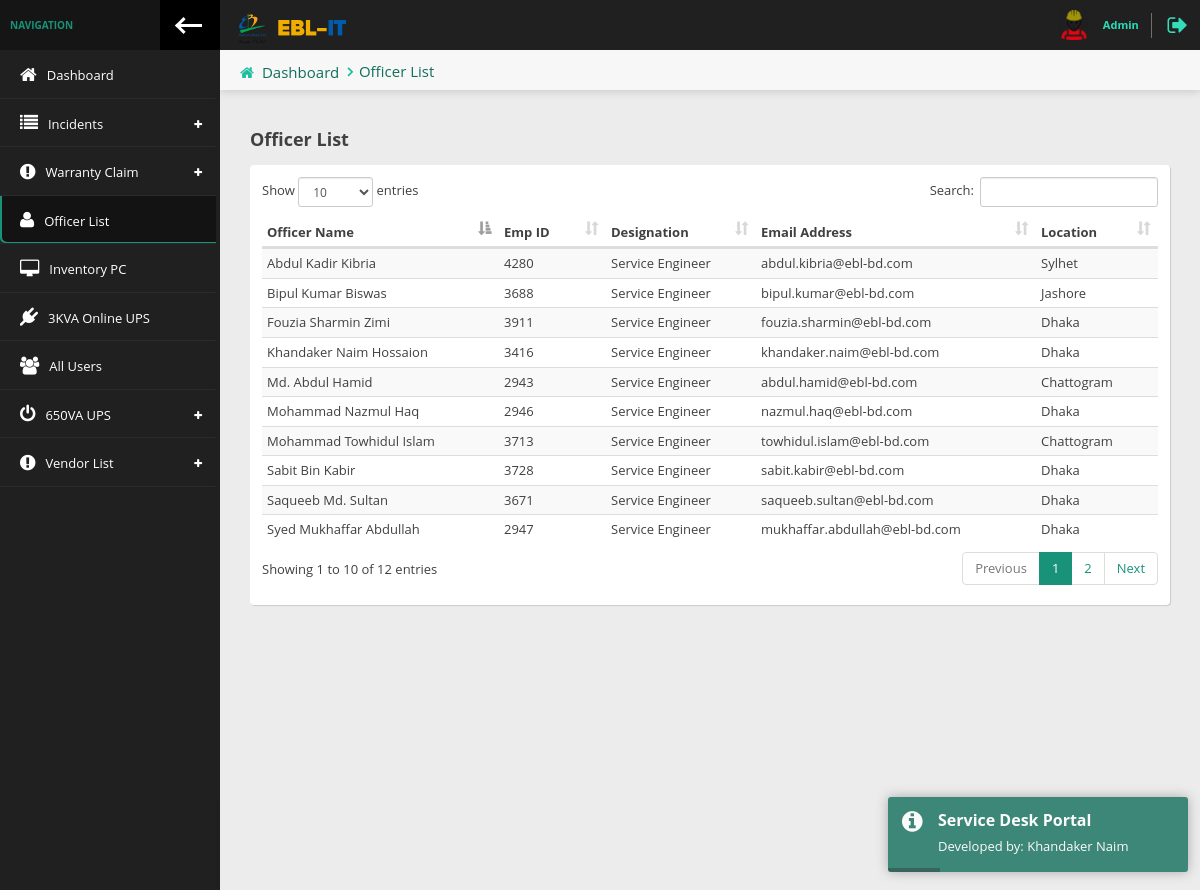
Screenshot of /wp-admin/officer_page.php (signed in) with the database file from the repository.
### tables this page shows
CREATE TABLE `officer_list` (
  `SL` int(8) NOT NULL,
  `Officer_Name` varchar(30) NOT NULL,
  `Emp_ID` varchar(12) NOT NULL,
  `Designation` varchar(20) NOT NULL,
  `Email_Address` varchar(30) NOT NULL,
  `Location` varchar(50) NOT NULL
);

### wp-admin/officer_page.php (the view)
<?php require_once 'header.php'; ?>
    <div class="content-header">
        <div class="leftside-content-header">
            <ul class="breadcrumbs">
                <li><i class="fa fa-home" aria-hidden="true"></i><a href="index.php">Dashboard</a></li>
                <li><a href="javascript:avoid(0)">Officer List</a></li>
            </ul>
        </div>
    </div>
    <div class="row animated fadeInUp">
        <div class="col-sm-12">
            <h4 class="section-subtitle"><b>Officer List</b></h4>
            <div class="panel">
                <div class="panel-content">
                    <div class="table-responsive">
                        <table id="basic-table" class="data-table table table-striped nowrap table-hover" cellspacing="0" width="100%">
                            <thead>
                            <tr>
                                <th>Officer Name</th>
                                <th>Emp ID</th>
                                <th>Designation</th>
                                <th>Email Address</th>
                                <th>Location</th>
                            </tr>
                            </thead>
                            <tbody>
                            <?php
                            $result = mysqli_query($con, "SELECT * FROM officer_list");
                            while ($row = mysqli_fetch_assoc($result)){
                                ?>
                                <tr>
                                    <td><?= $row['Officer_Name'] ?></td>
                                    <td><?= $row['Emp_ID'] ?></td>
                                    <td><?= $row['Designation'] ?></td>
                                    <td><?= $row['Email_Address'] ?></td>
                                    <td><?= $row['Location'] ?></td>
                                </tr>
                                <?php
                            }
                            ?>
                            </tbody>
                        </table>
                    </div>
                </div>
            </div>
        </div>
    </div>
<?php require_once 'footer.php'; ?>

### rows the page displays
officer_list: Officer_Name "Mohammad Nazmul Haq", Emp_ID "2946", Designation "Service Engineer", Email_Address "nazmul.haq@ebl-bd.com", Location "Dhaka"
officer_list: Officer_Name "Syed Mukhaffar Abdullah", Emp_ID "2947", Designation "Service Engineer", Email_Address "mukhaffar.abdullah@ebl-bd.com", Location "Dhaka"
officer_list: Officer_Name "Khandaker Naim Hossaion", Emp_ID "3416", Designation "Service Engineer", Email_Address "khandaker.naim@ebl-bd.com", Location "Dhaka"
officer_list: Officer_Name "Saqueeb Md. Sultan", Emp_ID "3671", Designation "Service Engineer", Email_Address "saqueeb.sultan@ebl-bd.com", Location "Dhaka"
officer_list: Officer_Name "Sabit Bin Kabir", Emp_ID "3728", Designation "Service Engineer", Email_Address "sabit.kabir@ebl-bd.com", Location "Dhaka"
officer_list: Officer_Name "Fouzia Sharmin Zimi", Emp_ID "3911", Designation "Service Engineer", Email_Address "fouzia.sharmin@ebl-bd.com", Location "Dhaka"
officer_list: Officer_Name "Md. Abdul Hamid", Emp_ID "2943", Designation "Service Engineer", Email_Address "abdul.hamid@ebl-bd.com", Location "Chattogram"
officer_list: Officer_Name "Mohammad Towhidul Islam", Emp_ID "3713", Designation "Service Engineer", Email_Address "towhidul.islam@ebl-bd.com", Location "Chattogram"
officer_list: Officer_Name "Bipul Kumar Biswas", Emp_ID "3688", Designation "Service Engineer", Email_Address "bipul.kumar@ebl-bd.com", Location "Jashore"
officer_list: Officer_Name "Abdul Kadir Kibria", Emp_ID "4280", Designation "Service Engineer", Email_Address "abdul.kibria@ebl-bd.com", Location "Sylhet"
